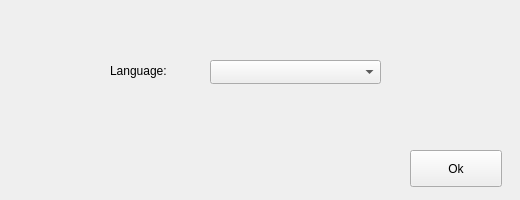
<?xml version="1.0" encoding="UTF-8"?>
<ui version="4.0">
 <class>select_lang</class>
 <widget class="QWidget" name="select_lang">
  <property name="geometry">
   <rect>
    <x>0</x>
    <y>0</y>
    <width>520</width>
    <height>200</height>
   </rect>
  </property>
  <property name="windowTitle">
   <string>Select language</string>
  </property>
  <widget class="QLabel" name="label">
   <property name="geometry">
    <rect>
     <x>110</x>
     <y>60</y>
     <width>81</width>
     <height>21</height>
    </rect>
   </property>
   <property name="styleSheet">
    <string notr="true">font: 11pt &quot;Noto Sans&quot;;</string>
   </property>
   <property name="text">
    <string>Language:</string>
   </property>
  </widget>
  <widget class="QComboBox" name="comboBox">
   <property name="geometry">
    <rect>
     <x>210</x>
     <y>60</y>
     <width>171</width>
     <height>24</height>
    </rect>
   </property>
   <property name="sizePolicy">
    <sizepolicy hsizetype="Fixed" vsizetype="Fixed">
     <horstretch>0</horstretch>
     <verstretch>0</verstretch>
    </sizepolicy>
   </property>
  </widget>
  <widget class="QPushButton" name="lang_ok">
   <property name="geometry">
    <rect>
     <x>410</x>
     <y>150</y>
     <width>92</width>
     <height>37</height>
    </rect>
   </property>
   <property name="text">
    <string>Ok</string>
   </property>
  </widget>
 </widget>
 <resources/>
 <connections/>
</ui>
